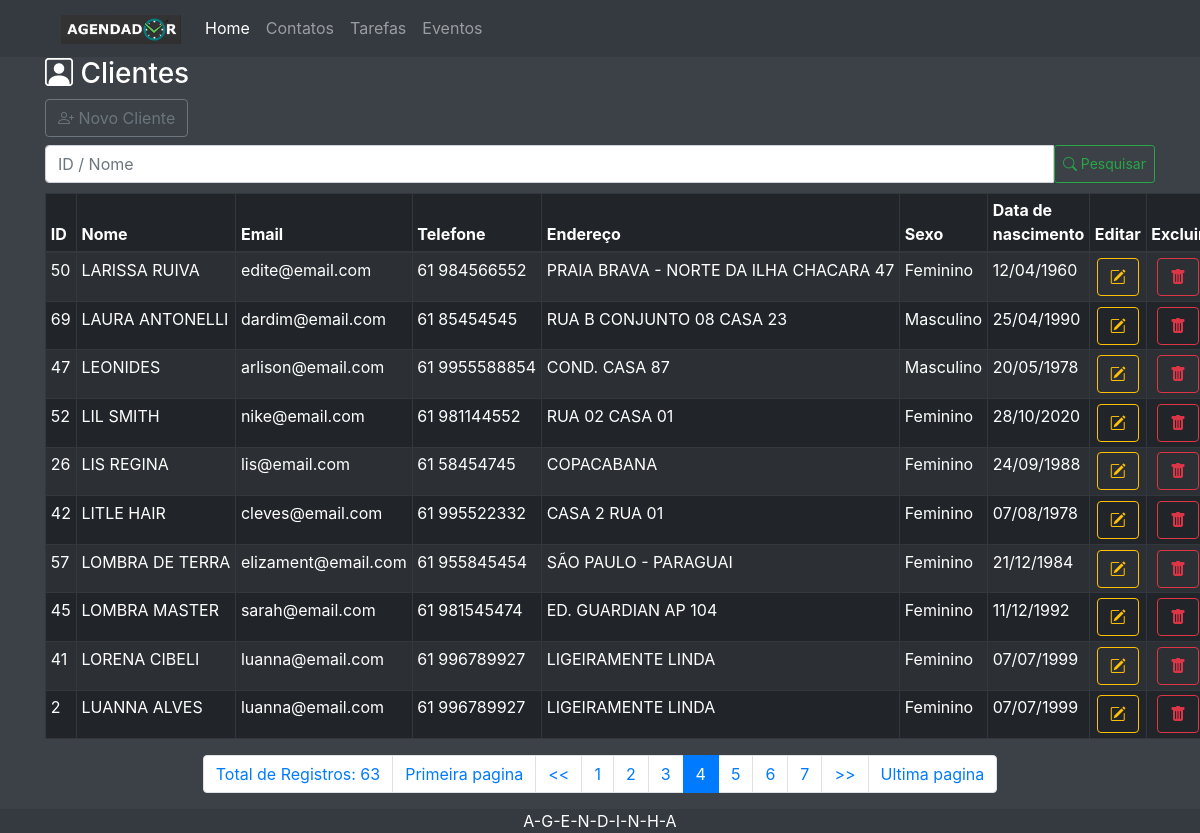
The app's page /Agendinha/index.php?menuop=contatos&pagina=4 with its own data.
### tables this page shows
CREATE TABLE `tbcliente` (
  `idCliente` int(11) NOT NULL,
  `nomeCliente` varchar(200) NOT NULL,
  `emailCliente` varchar(150) NOT NULL,
  `telefoneCliente` varchar(30) NOT NULL,
  `enderecoCliente` varchar(300) NOT NULL,
  `sexoCliente` char(1) NOT NULL,
  `dataNascCliente` date NOT NULL,
  `cpfCliente` varchar(30) NOT NULL
);

### Agendinha/paginas/contatos/contatos.php (the view)
<header>
<h3><i class="bi bi-person-square"></i> Clientes  </h3>
</header>
<div>
    <a class="btn btn-outline-secondary mb-2" href="index.php?menuop=cad-cliente"><i class="bi bi-person-plus"></i> Novo Cliente</a>
</div>
<div class="pesquisa">
    <form action="index.php?menuop=contatos" method="post">
        <div class="input-group">
            <input class="form-control" type="text" name="txt_pesquisa" placeholder="ID / Nome">
            <button class="btn btn-outline-success btn-sm" type="submit"><i class="bi bi-search"></i> Pesquisar</button>
        </div>
    </form>
</div>
<div class="tabela">
<table class="table table-dark table-striped table-bordered table-sm">
    <thead>
        <tr>
            <th>ID</th>
            <th>Nome</th>
            <th>Email</th>
            <th>Telefone</th>
            <th>Endereço</th>
            <th>Sexo</th>
            <th>Data de nascimento</th>
            <th>Editar</th>
            <th>Excluir</th>
        </tr>
    </thead>
    <tbody>
        <?php
        $quantidade = 10;
        $pagina = (isset($_GET['pagina']))?(int)$_GET['pagina']:1;
        $inicio = ($quantidade * $pagina) - $quantidade;
        $txt_pesquisa = (isset($_POST["txt_pesquisa"]))?$_POST["txt_pesquisa"]:"";
        $sql = "SELECT idCliente,
        upper(nomeCliente) AS nomeCliente,
        lower(emailCliente) AS emailCliente,
        telefoneCliente,
        upper(enderecoCliente) AS enderecoCliente,
        CASE
            WHEN sexoCliente='M' THEN 'Masculino'
            WHEN sexoCliente='F' THEN 'Feminino'
        ELSE
            'Não especificado'
        END AS sexoCliente,
        date_format(dataNascCliente, '%d/%m/%Y') AS dataNascCliente
        FROM tbcliente
        WHERE
        idCliente='{$txt_pesquisa}' or
        nomeCliente LIKE '%{$txt_pesquisa}%'
        ORDER BY nomeCliente ASC
        LIMIT $inicio, $quantidade
        ";
        $rs = mysqli_query($conexao, $sql) or die("Erro ao executar a consulta!" . mysqli_error($conexao));
        while($dados = mysqli_fetch_assoc($rs)){
        ?>
        <tr>
            <td><?=$dados["idCliente"]?></td>
            <td class="text-nowrap"><?=$dados["nomeCliente"]?></td>
            <td class="text-nowrap"><?=$dados["emailCliente"]?></td>
            <td class="text-nowrap"><?=$dados["telefoneCliente"]?></td>
            <td class="text-nowrap"><?=$dados["enderecoCliente"]?></td>
            <td><?=$dados["sexoCliente"]?></td>
            <td><?=$dados["dataNascCliente"]?></td>
            <td class="text-center"><a class="btn btn-outline-warning btn-sm-outline" href="index.php?menuop=editar-cliente&idCliente=<?=$dados["idCliente"]?>"><i class="bi bi-pencil-square"></i></a></td>
            <td class="text-center"><a  class="btn btn-outline-danger btn-sm-outline" href="index.php?menuop=excluir-cliente&idCliente=<?=$dados["idCliente"]?>"><i class="bi bi-trash-fill"></i></a></td>
        </tr>
        <?php
        }
        ?>
    </tbody>
</table>
</div>
<ul class="pagination justify-content-center">
<?php
$sqlTotal = "SELECT idCliente FROM tbcliente";
$qrTotal = mysqli_query($conexao, $sqlTotal) or die (mysqli_error($conexao));
$numTotal = mysqli_num_rows($qrTotal);
$totalPagina = ceil($numTotal/$quantidade);
echo "<li class='page-item'><span class='page-link'>Total de Registros: $numTotal </span></li>";
echo "<li class='page-item'><a class='page-link' href=\"?menuop=contatos&pagina=1\">Primeira pagina</a></li>";
if($pagina>1){
    ?>
    <li class="page-item"><a class="page-link"href="?menuop=contatos&pagina=<?php echo $pagina-1?>">  <<  </a></li>
    <?php
}
for ($i=1;$i<=$totalPagina;$i++){
    if($i>=($pagina-5) && $i <=($pagina+5)){
        if($i == $pagina){
            echo "<li class='page-item active'><span class='page-link' href='#'>$i</span></li>";
        }else{
            echo "<li class='page-item'><a class='page-link' href=\"?menuop=contatos&pagina=$i\">$i</a></li> ";
        }
    }
}
if($pagina<($totalPagina)){
    ?>
    <li class="page-item"> <a class="page-link" href="?menuop=contatos&pagina=<?php echo $pagina+1?>">  >>  </a></li>
    <?php
}
echo "<li class='page-item'><a class='page-link' href=\"?menuop=contatos&pagina=$totalPagina\">Ultima pagina</a></li>";
?>
</ul>

### Agendinha/css/estilopadrao.css (style rules this page uses)
body { background-color: #3b4147; color: white; }
.tabela { margin-top: 10px; }

### records on screen
tbcliente: idCliente "50", nomeCliente "LARISSA RUIVA", emailCliente "edite@email.com", telefoneCliente "61 984566552", enderecoCliente "PRAIA BRAVA - NORTE DA ILHA CHACARA 47", sexoCliente "Feminino", dataNascCliente "12/04/1960"
tbcliente: idCliente "69", nomeCliente "LAURA ANTONELLI", emailCliente "dardim@email.com", telefoneCliente "61 85454545", enderecoCliente "RUA B CONJUNTO 08 CASA 23", sexoCliente "Masculino", dataNascCliente "25/04/1990"
tbcliente: idCliente "47", nomeCliente "LEONIDES", emailCliente "arlison@email.com", telefoneCliente "61 9955588854", enderecoCliente "COND. CASA 87", sexoCliente "Masculino", dataNascCliente "20/05/1978"
tbcliente: idCliente "52", nomeCliente "LIL SMITH", emailCliente "nike@email.com", telefoneCliente "61 981144552", enderecoCliente "RUA 02 CASA 01", sexoCliente "Feminino", dataNascCliente "28/10/2020"
tbcliente: idCliente "26", nomeCliente "LIS REGINA", emailCliente "lis@email.com", telefoneCliente "61 58454745", enderecoCliente "COPACABANA", sexoCliente "Feminino", dataNascCliente "24/09/1988"
tbcliente: idCliente "42", nomeCliente "LITLE HAIR", emailCliente "cleves@email.com", telefoneCliente "61 995522332", enderecoCliente "CASA 2 RUA 01", sexoCliente "Feminino", dataNascCliente "07/08/1978"
tbcliente: idCliente "57", nomeCliente "LOMBRA DE TERRA", emailCliente "elizament@email.com", telefoneCliente "61 955845454", enderecoCliente "SÃO PAULO - PARAGUAI", sexoCliente "Feminino", dataNascCliente "21/12/1984"
tbcliente: idCliente "45", nomeCliente "LOMBRA MASTER", emailCliente "sarah@email.com", telefoneCliente "61 981545474", enderecoCliente "ED. GUARDIAN AP 104", sexoCliente "Feminino", dataNascCliente "11/12/1992"
tbcliente: idCliente "41", nomeCliente "LORENA CIBELI", emailCliente "luanna@email.com", telefoneCliente "61 996789927", enderecoCliente "LIGEIRAMENTE LINDA", sexoCliente "Feminino", dataNascCliente "07/07/1999"
tbcliente: idCliente "2", nomeCliente "LUANNA ALVES", emailCliente "luanna@email.com", telefoneCliente "61 996789927", enderecoCliente "LIGEIRAMENTE LINDA", sexoCliente "Feminino", dataNascCliente "07/07/1999"

### other values on screen
$numTotal "63"
